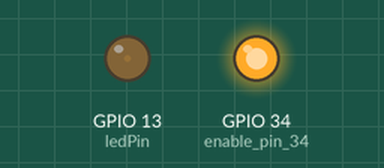
The sketch below on a simulated ESP32. Parts: output pins drawn as LEDs (lit = HIGH).

Above: at 0.05 s.
At 0.85 s:
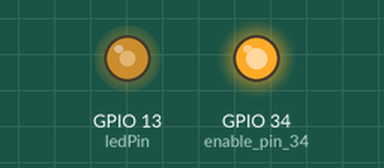
At 1.65 s:
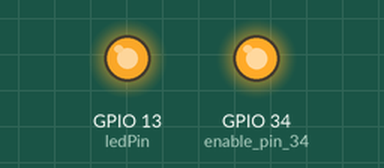
At 3.3 s:
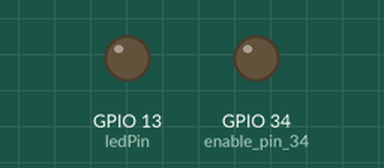
Timing chart, 0 to 7.6 s (numbered marks = the images above):
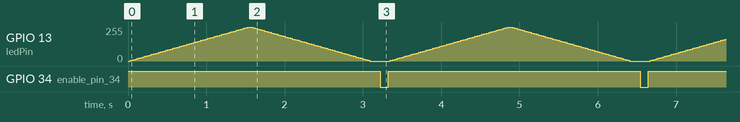

The sketch:

ex3.ino
```cpp
/*
EXERCISE_3 - Jakob Roberts & Joshua Portelance
*/

int ledPin = 13;    // LED connected to digital pin 9

void setup() {
  pinMode(34, OUTPUT); // enable pin 34
}

void loop() {
  // fade in from min to max in increments of 5 points:
  digitalWrite(34, HIGH);
  for (int fadeValue = 0 ; fadeValue <= 255; fadeValue += 5) {
    // sets the value (range from 0 to 255):
    analogWrite(ledPin, fadeValue);
    // wait for 30 milliseconds to see the dimming effect
    delay(30);
  }

  // fade out from max to min in increments of 5 points:
  for (int fadeValue = 255 ; fadeValue >= 0; fadeValue -= 5) {
    // sets the value (range from 0 to 255):
    analogWrite(ledPin, fadeValue);
    // wait for 30 milliseconds to see the dimming effect
    delay(30);
  }
  delay(100);
  digitalWrite(34, LOW);
  delay(100);
}
```

Measured:
- by itself, GPIO 34 (enable_pin_34): alternates HIGH for 3.2 s and LOW for 0.10 s
